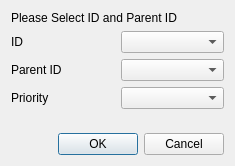
<?xml version="1.0" encoding="UTF-8"?>
<ui version="4.0">
 <class>MakeViewDialog</class>
 <widget class="QDialog" name="MakeViewDialog">
  <property name="geometry">
   <rect>
    <x>0</x>
    <y>0</y>
    <width>235</width>
    <height>166</height>
   </rect>
  </property>
  <property name="windowTitle">
   <string>Dialog</string>
  </property>
  <layout class="QGridLayout" name="gridLayout">
   <item row="1" column="1">
    <widget class="QComboBox" name="comboBoxId"/>
   </item>
   <item row="2" column="0">
    <widget class="QLabel" name="label_3">
     <property name="text">
      <string>Parent ID</string>
     </property>
    </widget>
   </item>
   <item row="1" column="0">
    <widget class="QLabel" name="label_2">
     <property name="text">
      <string>ID</string>
     </property>
    </widget>
   </item>
   <item row="2" column="1">
    <widget class="QComboBox" name="comboBoxParentId"/>
   </item>
   <item row="5" column="0" colspan="2">
    <widget class="QDialogButtonBox" name="buttonBox">
     <property name="orientation">
      <enum>Qt::Horizontal</enum>
     </property>
     <property name="standardButtons">
      <set>QDialogButtonBox::Cancel|QDialogButtonBox::Ok</set>
     </property>
    </widget>
   </item>
   <item row="4" column="0">
    <spacer name="verticalSpacer">
     <property name="orientation">
      <enum>Qt::Vertical</enum>
     </property>
     <property name="sizeHint" stdset="0">
      <size>
       <width>20</width>
       <height>40</height>
      </size>
     </property>
    </spacer>
   </item>
   <item row="0" column="0" colspan="2">
    <widget class="QLabel" name="label">
     <property name="text">
      <string>Please Select ID and Parent ID</string>
     </property>
    </widget>
   </item>
   <item row="3" column="1">
    <widget class="QComboBox" name="comboBoxPriority"/>
   </item>
   <item row="3" column="0">
    <widget class="QLabel" name="label_4">
     <property name="text">
      <string>Priority</string>
     </property>
    </widget>
   </item>
  </layout>
 </widget>
 <resources/>
 <connections>
  <connection>
   <sender>buttonBox</sender>
   <signal>accepted()</signal>
   <receiver>MakeViewDialog</receiver>
   <slot>accept()</slot>
   <hints>
    <hint type="sourcelabel">
     <x>248</x>
     <y>254</y>
    </hint>
    <hint type="destinationlabel">
     <x>157</x>
     <y>274</y>
    </hint>
   </hints>
  </connection>
  <connection>
   <sender>buttonBox</sender>
   <signal>rejected()</signal>
   <receiver>MakeViewDialog</receiver>
   <slot>reject()</slot>
   <hints>
    <hint type="sourcelabel">
     <x>316</x>
     <y>260</y>
    </hint>
    <hint type="destinationlabel">
     <x>286</x>
     <y>274</y>
    </hint>
   </hints>
  </connection>
 </connections>
</ui>
